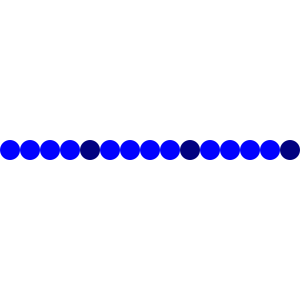
Frame 1 (no input)
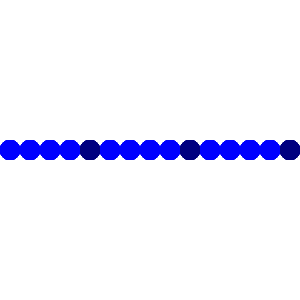
Frame 60 (the mouse pressed at the canvas centre just before this capture)
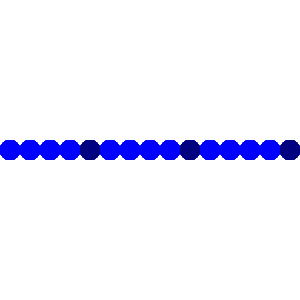
Frame 120 (the mouse held since frame 60 and released just before this capture)

The Processing sketch that drew these frames (run headless with seeded random() and noise(); from frame 60 on, the mouse is pressed at the canvas centre):

// Processing sketch: fp_pg_q_05_06
// ── fp_pg_q_05_06.pde
// 問題 5.6 for 文を用いて直径 20 画素の円を 15 個横に並べて描画せよ．
void setup() {
  size(300, 300);
  background(255, 255, 255);
}

void draw() {
  int y = height/2;
  int r = 20;
  float init = 7.5;
  noStroke();
  for (float x = ((width/2)-(init*r)) + r/2; x <= ((width/2)+(init*r)) - r/2; x+=20) {
    if((x + 10) % 100 == 0){
      fill(0, 0, 128);
    } else{
      fill(0, 0, 255);
    }
    ellipse(x, y, r, r);
  }
}
